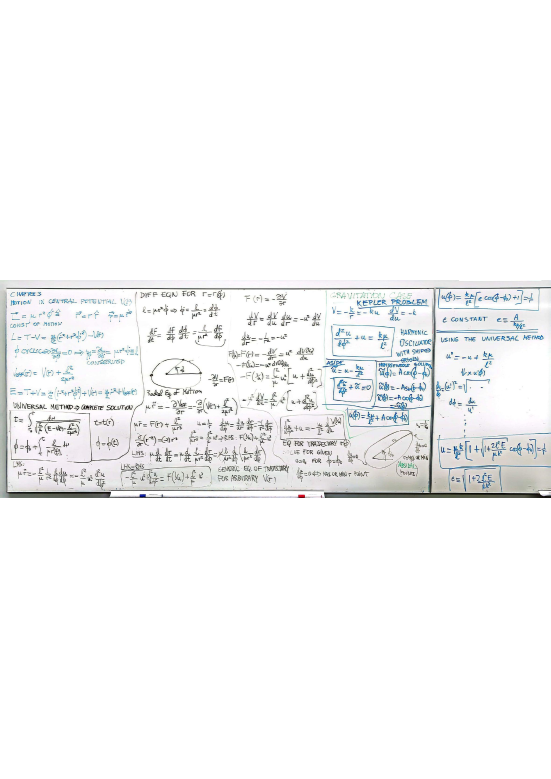
#> input picture Multi_Agent_approach/MyNotes/segments/comp1015/pages/page-1.png, 1651 x 2335 px (shown at 1/3 size); its folder holds only this picture in this run
$ python check_coverage.py
#> lines starting #> are read from the running program, lines starting #| are printed output that depends on the picture; after the words box and inside, x2 and y2 are one past the last pixel; in counts of white or black regions, pixels touching at a corner belong together
### Multi_Agent_approach/MyNotes/tools/segment_notes.py
#!/usr/bin/env python3
"""
Stage 1 segmentation component for the multi-agent notes pipeline.

Splits a rendered page PNG into legible, logical-unit segments by finding
horizontal whitespace valleys in the ink profile. Adjacent segments are
allowed to overlap (default 55 px at 200 DPI) so nothing is lost at a cut.

Reusable: it makes no assumption about subject matter, only about the page
being dark ink on a light background (handwriting, whiteboard, chalkboard
after inversion).

Usage:
    python3 segment_notes.py PAGE_GLOB OUTDIR [--overlap N] [--min-h N] [--max-h N]
"""

import argparse
import glob
import json
import os
import sys

import numpy as np
from PIL import Image


def ink_profile(img):
    """Row-wise ink density, robust to uneven lighting (whiteboard photos)."""
    g = np.asarray(img.convert("L"), dtype=np.float32)
    # Local background = heavily blurred version of the page; ink is what is
    # meaningfully darker than its own neighbourhood.
    from PIL import ImageFilter

    bg = np.asarray(
        img.convert("L").filter(ImageFilter.GaussianBlur(radius=25)), dtype=np.float32
    )
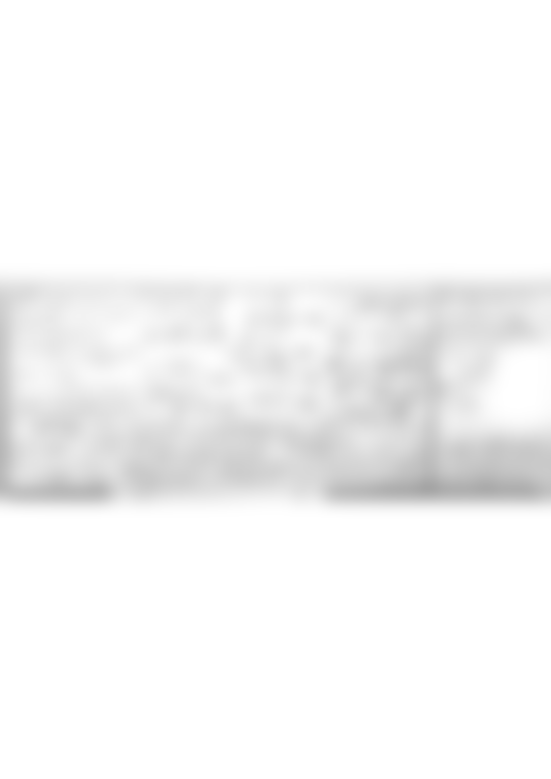
#> bg: shape (2335, 1651) float32 (shown at 1/3 size); min 165, max 255, mean 246.1
    ink = np.clip(bg - g - 12.0, 0, None)
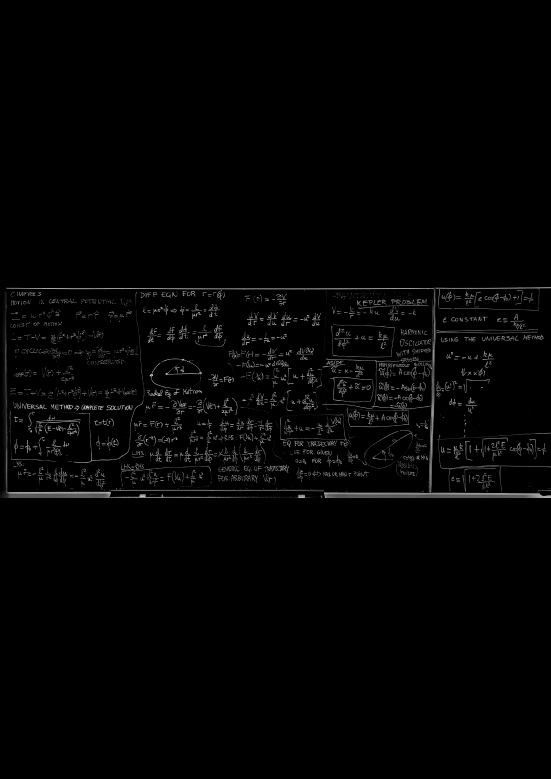
#> ink: shape (2335, 1651) float32 (shown at 1/3 size); min 0, max 232, mean 3.6
    mask = ink > 8.0
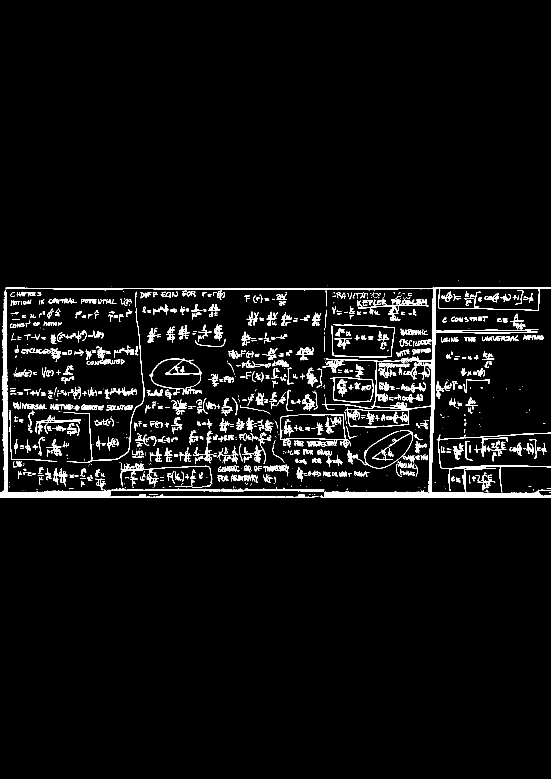
#> mask: shape (2335, 1651) bool (shown at 1/3 size); 3.8% white; 1459 white regions (493 under 20 px), largest, box (x1, y1, x2, y2) and area: (18, 861, 1651, 1494) 25268, (0, 869, 944, 1494) 15423, (1310, 1298, 1651, 1477) 2101
    return suppress_ruling(mask)


def suppress_ruling(mask, frac=0.55):
    """Drop printed ruling (graph-paper grid, margin rules) from the ink mask.

    Grid lines are dark enough to register as ink and run the full width or
    height of the page, so every row looks occupied and no whitespace valley
    is ever found. A row or column that is inked across more than `frac` of
    the page is ruling, not handwriting: the writing itself never spans that
    much. Removing them only affects where cuts are chosen -- the crops
    themselves still come from the untouched original image.
    """
#> called with frac = 0.55
    m = mask.copy()
    H, W = m.shape
#> H = 2335; W = 1651
    m[:, m.sum(axis=0) > frac * H] = False
    m[m.sum(axis=1) > frac * W, :] = False
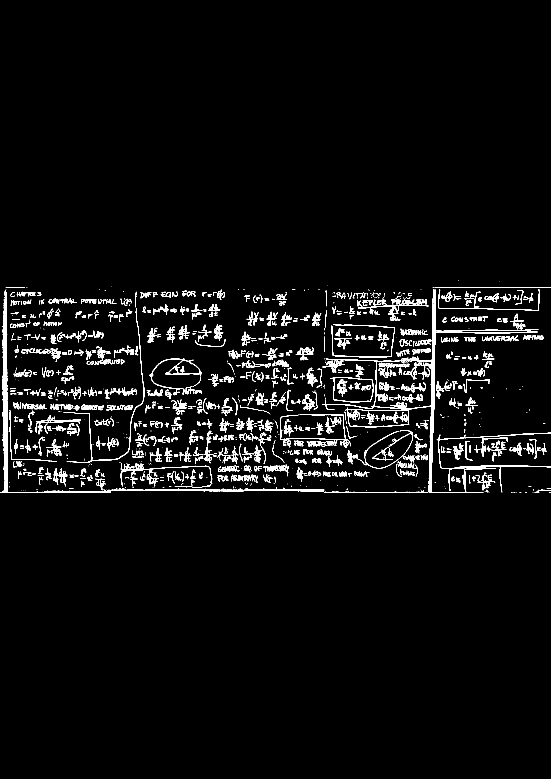
#> m: shape (2335, 1651) bool (shown at 1/3 size); 3.2% white; 1461 white regions (491 under 20 px), largest, box (x1, y1, x2, y2) and area: (966, 868, 1451, 1479) 9023, (4, 869, 333, 1479) 7548, (1310, 1298, 1651, 1477) 2101
    return m


# [302 lines left out: functions find_bands, group_bands, snap_to_valley, split_tall, content_columns, find_column_panels and 2 more, not called in this run]


# [2 lines that do not run on import are left out]

### Multi_Agent_approach/MyNotes/tools/check_coverage.py
#!/usr/bin/env python3
"""Verify that a page's segments retain all of its ink.

Reconstructs the union of every segment for a page (by template position is
unnecessary: segments are crops, so we compare total ink mass) and reports the
fraction of page ink that survives into at least one segment. Anything below
~99.5% means a cut dropped content and Stage 1 must be re-run for that page.
"""

import glob
import os
import sys

import numpy as np
from PIL import Image, ImageFilter


sys.path.insert(0, os.path.dirname(os.path.abspath(__file__)))
from segment_notes import ink_profile  # noqa: E402  (grid-suppressed handwriting mask)


def ink_mass(path):
    """Handwriting ink only -- printed ruling is suppressed, so a low ratio
    means real content was cut away rather than blank graph paper."""
    return float(ink_profile(Image.open(path)).sum())


def main(root):
    print(f"{'document':<14}{'page':<10}{'page ink':>12}{'seg ink':>12}{'ratio':>9}  status")
    worst = 1e9
    for doc in sorted(os.listdir(root)):
        pdir = os.path.join(root, doc, "pages")
        if not os.path.isdir(pdir):
            continue
        pages = sorted(glob.glob(os.path.join(pdir, "*.png")))
        for n, p in enumerate(pages, start=1):
            segs = sorted(glob.glob(os.path.join(root, doc, f"page{n:02d}_seg*.png")))
            pm = ink_mass(p)
#> pm = 122898
            sm = sum(ink_mass(s) for s in segs)
            # Segments overlap, so seg ink >= page ink is expected; the failure
            # mode we are hunting is seg ink well BELOW page ink.
            ratio = sm / pm if pm else 1.0
#> ratio = 0
            ok = "OK" if ratio >= 0.995 else "LOSS?"
#> ok = 'LOSS?'
            worst = min(worst, ratio)
#> worst = 0
            print(f"{doc:<14}{n:<10}{pm:>12.0f}{sm:>12.0f}{ratio:>9.3f}  {ok} ({len(segs)} segs)")
#| comp1015      1               122898           0    0.000  LOSS? (0 segs)
    print(f"\nworst ratio: {worst:.3f}")
#| worst ratio: 0.000


if __name__ == "__main__":
    main(sys.argv[1] if len(sys.argv) > 1 else "segments")
